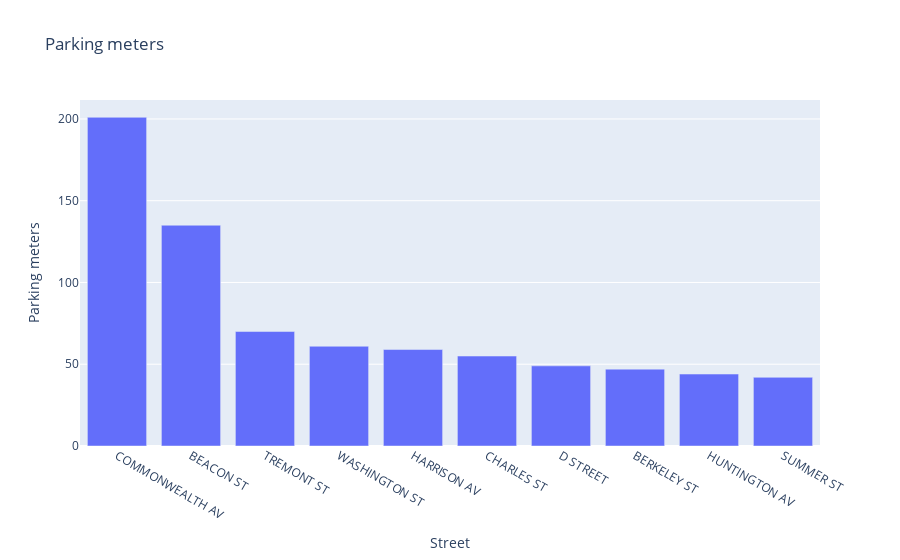

Write notebook code for a chart like this one.
### Markdown cell above
2. Develop an interactive bar chart that displays the top ten streets with the highest number of parking meters.

### Code cell
import plotly.express as px
fig = px.bar(x=rst.index, y=rst.values, labels={'x': 'Street', 'y': 'Parking meters'},title='Parking meters')
fig.show()

### Figure 1 — Plotly figure (JSON) as saved in the notebook; plotly's stock layout.template omitted (floating-point values rounded to 4 significant figures)
{"data": [{"alignmentgroup": "True", "hovertemplate": "Street=%{x}<br>Parking meters=%{y}<extra></extra>", "legendgroup": "", "marker": {"color": "#636efa", "pattern": {"shape": ""}}, "name": "", "offsetgroup": "", "orientation": "v", "showlegend": false, "textposition": "auto", "type": "bar", "x": ["COMMONWEALTH AV", "BEACON ST", "TREMONT ST", "WASHINGTON ST", "HARRISON AV", "CHARLES ST", "D STREET", "BERKELEY ST", "HUNTINGTON AV", "SUMMER ST"], "xaxis": "x", "y": [201, 135, 70, 61, 59, 55, 49, 47, 44, 42], "yaxis": "y"}], "layout": {"barmode": "relative", "legend": {"tracegroupgap": 0}, "title": {"text": "Parking meters"}, "xaxis": {"anchor": "y", "domain": [0, 1], "title": {"text": "Street"}}, "yaxis": {"anchor": "x", "domain": [0, 1], "title": {"text": "Parking meters"}}}}
